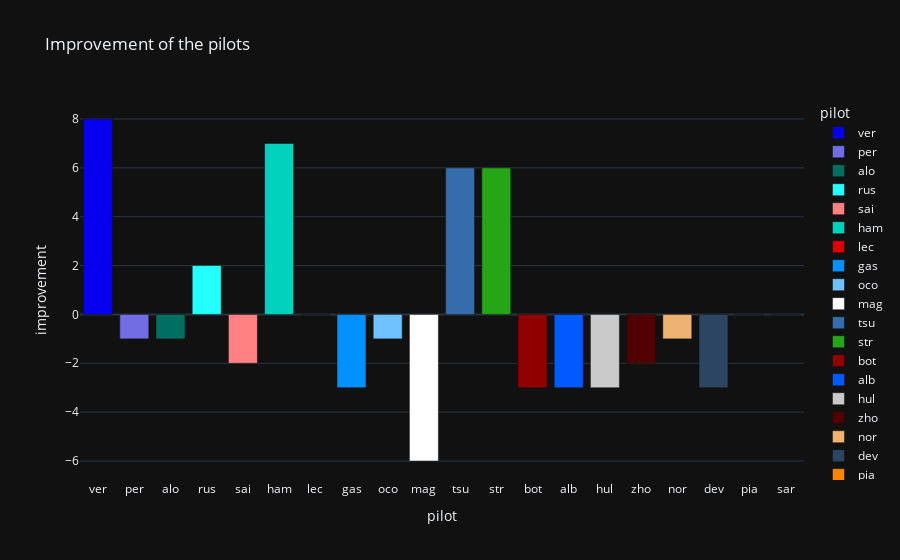

Source (notebook cell):
### Code cell
# px.scatter(last_gp, x="pilot", y="improvement", title="Improvement of the pilots", marginal_y="histogram", template="plotly_dark")
px.bar(last_gp, x="pilot", y="improvement", title="Improvement of the pilots", color="pilot", color_discrete_map=colors["pilot"], template="plotly_dark")
# invert the y axis

### Figure 1 — Plotly figure (JSON) as saved in the notebook; plotly's stock layout.template omitted (floating-point values rounded to 4 significant figures)
{"data": [{"alignmentgroup": "True", "hovertemplate": "pilot=%{x}<br>improvement=%{y}<extra></extra>", "legendgroup": "ver", "marker": {"color": "#0600ef", "pattern": {"shape": ""}}, "name": "ver", "offsetgroup": "ver", "orientation": "v", "showlegend": true, "textposition": "auto", "type": "bar", "x": ["ver"], "xaxis": "x", "y": [8], "yaxis": "y"}, {"alignmentgroup": "True", "hovertemplate": "pilot=%{x}<br>improvement=%{y}<extra></extra>", "legendgroup": "per", "marker": {"color": "#716de2", "pattern": {"shape": ""}}, "name": "per", "offsetgroup": "per", "orientation": "v", "showlegend": true, "textposition": "auto", "type": "bar", "x": ["per"], "xaxis": "x", "y": [-1], "yaxis": "y"}, {"alignmentgroup": "True", "hovertemplate": "pilot=%{x}<br>improvement=%{y}<extra></extra>", "legendgroup": "alo", "marker": {"color": "#006f62", "pattern": {"shape": ""}}, "name": "alo", "offsetgroup": "alo", "orientation": "v", "showlegend": true, "textposition": "auto", "type": "bar", "x": ["alo"], "xaxis": "x", "y": [-1], "yaxis": "y"}, {"alignmentgroup": "True", "hovertemplate": "pilot=%{x}<br>improvement=%{y}<extra></extra>", "legendgroup": "rus", "marker": {"color": "#24ffff", "pattern": {"shape": ""}}, "name": "rus", "offsetgroup": "rus", "orientation": "v", "showlegend": true, "textposition": "auto", "type": "bar", "x": ["rus"], "xaxis": "x", "y": [2], "yaxis": "y"}, {"alignmentgroup": "True", "hovertemplate": "pilot=%{x}<br>improvement=%{y}<extra></extra>", "legendgroup": "sai", "marker": {"color": "#ff8181", "pattern": {"shape": ""}}, "name": "sai", "offsetgroup": "sai", "orientation": "v", "showlegend": true, "textposition": "auto", "type": "bar", "x": ["sai"], "xaxis": "x", "y": [-2], "yaxis": "y"}, {"alignmentgroup": "True", "hovertemplate": "pilot=%{x}<br>improvement=%{y}<extra></extra>", "legendgroup": "ham", "marker": {"color": "#00d2be", "pattern": {"shape": ""}}, "name": "ham", "offsetgroup": "ham", "orientation": "v", "showlegend": true, "textposition": "auto", "type": "bar", "x": ["ham"], "xaxis": "x", "y": [7], "yaxis": "y"}, {"alignmentgroup": "True", "hovertemplate": "pilot=%{x}<br>improvement=%{y}<extra></extra>", "legendgroup": "lec", "marker": {"color": "#dc0000", "pattern": {"shape": ""}}, "name": "lec", "offsetgroup": "lec", "orientation": "v", "showlegend": true, "textposition": "auto", "type": "bar", "x": ["lec"], "xaxis": "x", "y": [0], "yaxis": "y"}, {"alignmentgroup": "True", "hovertemplate": "pilot=%{x}<br>improvement=%{y}<extra></extra>", "legendgroup": "gas", "marker": {"color": "#0090ff", "pattern": {"shape": ""}}, "name": "gas", "offsetgroup": "gas", "orientation": "v", "showlegend": true, "textposition": "auto", "type": "bar", "x": ["gas"], "xaxis": "x", "y": [-3], "yaxis": "y"}, {"alignmentgroup": "True", "hovertemplate": "pilot=%{x}<br>improvement=%{y}<extra></extra>", "legendgroup": "oco", "marker": {"color": "#70c2ff", "pattern": {"shape": ""}}, "name": "oco", "offsetgroup": "oco", "orientation": "v", "showlegend": true, "textposition": "auto", "type": "bar", "x": ["oco"], "xaxis": "x", "y": [-1], "yaxis": "y"}, {"alignmentgroup": "True", "hovertemplate": "pilot=%{x}<br>improvement=%{y}<extra></extra>", "legendgroup": "mag", "marker": {"color": "#ffffff", "pattern": {"shape": ""}}, "name": "mag", "offsetgroup": "mag", "orientation": "v", "showlegend": true, "textposition": "auto", "type": "bar", "x": ["mag"], "xaxis": "x", "y": [-6], "yaxis": "y"}, {"alignmentgroup": "True", "hovertemplate": "pilot=%{x}<br>improvement=%{y}<extra></extra>", "legendgroup": "tsu", "marker": {"color": "#356cac", "pattern": {"shape": ""}}, "name": "tsu", "offsetgroup": "tsu", "orientation": "v", "showlegend": true, "textposition": "auto", "type": "bar", "x": ["tsu"], "xaxis": "x", "y": [6], "yaxis": "y"}, {"alignmentgroup": "True", "hovertemplate": "pilot=%{x}<br>improvement=%{y}<extra></extra>", "legendgroup": "str", "marker": {"color": "#25a617", "pattern": {"shape": ""}}, "name": "str", "offsetgroup": "str", "orientation": "v", "showlegend": true, "textposition": "auto", "type": "bar", "x": ["str"], "xaxis": "x", "y": [6], "yaxis": "y"}, {"alignmentgroup": "True", "hovertemplate": "pilot=%{x}<br>improvement=%{y}<extra></extra>", "legendgroup": "bot", "marker": {"color": "#900000", "pattern": {"shape": ""}}, "name": "bot", "offsetgroup": "bot", "orientation": "v", "showlegend": true, "textposition": "auto", "type": "bar", "x": ["bot"], "xaxis": "x", "y": [-3], "yaxis": "y"}, {"alignmentgroup": "True", "hovertemplate": "pilot=%{x}<br>improvement=%{y}<extra></extra>", "legendgroup": "alb", "marker": {"color": "#005aff", "pattern": {"shape": ""}}, "name": "alb", "offsetgroup": "alb", "orientation": "v", "showlegend": true, "textposition": "auto", "type": "bar", "x": ["alb"], "xaxis": "x", "y": [-3], "yaxis": "y"}, {"alignmentgroup": "True", "hovertemplate": "pilot=%{x}<br>improvement=%{y}<extra></extra>", "legendgroup": "hul", "marker": {"color": "#cacaca", "pattern": {"shape": ""}}, "name": "hul", "offsetgroup": "hul", "orientation": "v", "showlegend": true, "textposition": "auto", "type": "bar", "x": ["hul"], "xaxis": "x", "y": [-3], "yaxis": "y"}, {"alignmentgroup": "True", "hovertemplate": "pilot=%{x}<br>improvement=%{y}<extra></extra>", "legendgroup": "zho", "marker": {"color": "#500000", "pattern": {"shape": ""}}, "name": "zho", "offsetgroup": "zho", "orientation": "v", "showlegend": true, "textposition": "auto", "type": "bar", "x": ["zho"], "xaxis": "x", "y": [-2], "yaxis": "y"}, {"alignmentgroup": "True", "hovertemplate": "pilot=%{x}<br>improvement=%{y}<extra></extra>", "legendgroup": "nor", "marker": {"color": "#eeb370", "pattern": {"shape": ""}}, "name": "nor", "offsetgroup": "nor", "orientation": "v", "showlegend": true, "textposition": "auto", "type": "bar", "x": ["nor"], "xaxis": "x", "y": [-1], "yaxis": "y"}, {"alignmentgroup": "True", "hovertemplate": "pilot=%{x}<br>improvement=%{y}<extra></extra>", "legendgroup": "dev", "marker": {"color": "#2b4562", "pattern": {"shape": ""}}, "name": "dev", "offsetgroup": "dev", "orientation": "v", "showlegend": true, "textposition": "auto", "type": "bar", "x": ["dev"], "xaxis": "x", "y": [-3], "yaxis": "y"}, {"alignmentgroup": "True", "hovertemplate": "pilot=%{x}<br>improvement=%{y}<extra></extra>", "legendgroup": "pia", "marker": {"color": "#ff8700", "pattern": {"shape": ""}}, "name": "pia", "offsetgroup": "pia", "orientation": "v", "showlegend": true, "textposition": "auto", "type": "bar", "x": ["pia"], "xaxis": "x", "y": [0], "yaxis": "y"}, {"alignmentgroup": "True", "hovertemplate": "pilot=%{x}<br>improvement=%{y}<extra></extra>", "legendgroup": "sar", "marker": {"color": "#012564", "pattern": {"shape": ""}}, "name": "sar", "offsetgroup": "sar", "orientation": "v", "showlegend": true, "textposition": "auto", "type": "bar", "x": ["sar"], "xaxis": "x", "y": [0], "yaxis": "y"}], "layout": {"barmode": "relative", "legend": {"title": {"text": "pilot"}, "tracegroupgap": 0}, "title": {"text": "Improvement of the pilots"}, "xaxis": {"anchor": "y", "categoryarray": ["ver", "per", "alo", "rus", "sai", "ham", "lec", "gas", "oco", "mag", "tsu", "str", "bot", "alb", "hul", "zho", "nor", "dev", "pia", "sar"], "categoryorder": "array", "domain": [0, 1], "title": {"text": "pilot"}}, "yaxis": {"anchor": "x", "domain": [0, 1], "title": {"text": "improvement"}}}}
